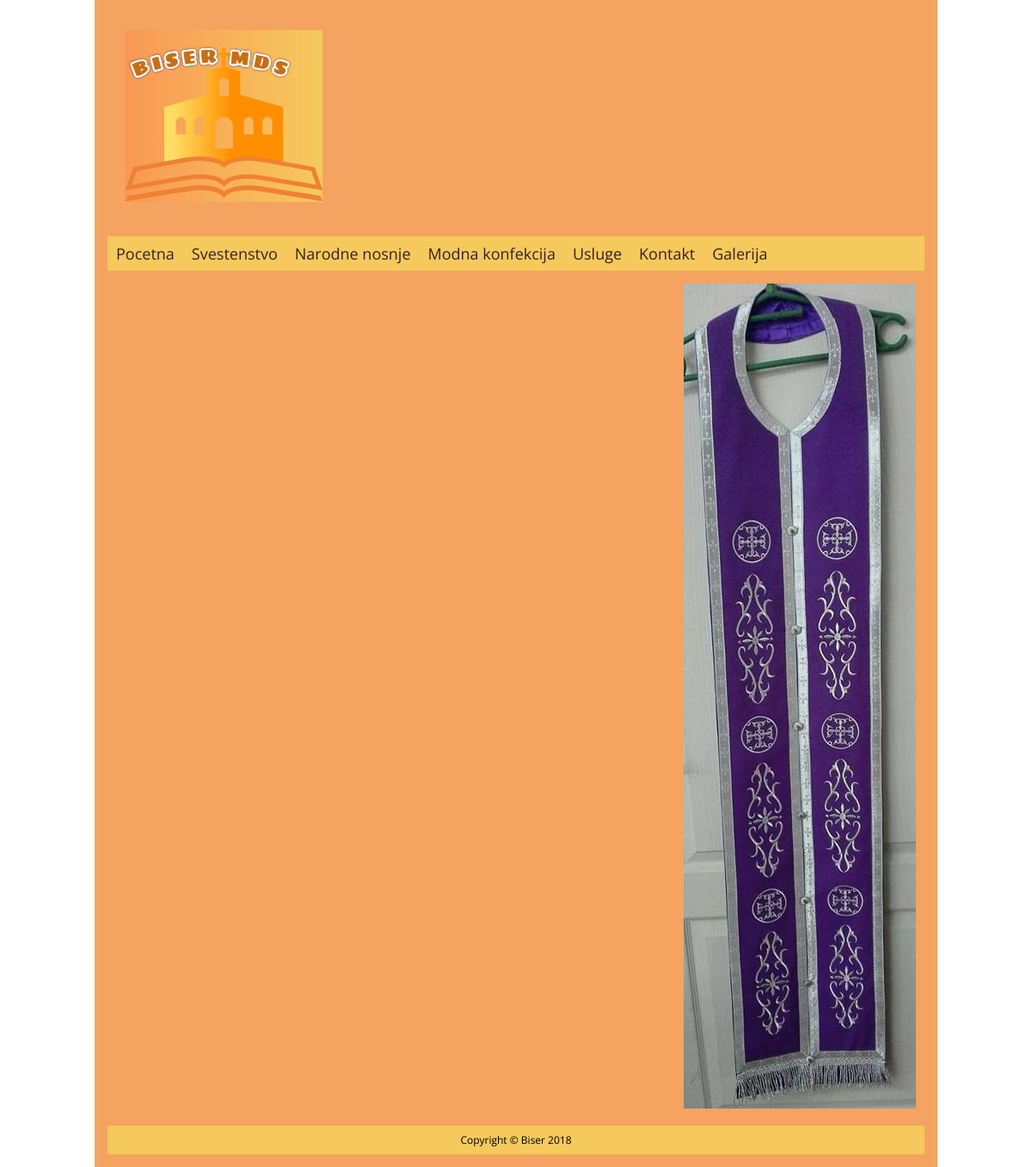
Screenshot of /kontakt.php with the database file from the repository.
### tables this page shows
CREATE TABLE IF NOT EXISTS `kategorija` (
  `id` int(2) UNSIGNED NOT NULL AUTO_INCREMENT,
  `naziv` varchar(50) NOT NULL,
  `obrisan` int(1) NOT NULL DEFAULT '0',
  PRIMARY KEY (`id`)
);

### klase/classBaza.php (called while the page is built, shortened)
<?php
class Baza{
	private $db;
	public function __construct()
	{
		$this->db=@mysqli_connect("localhost","wwwkovin_biser", "wwwkovin_wwwkovi", "", "wwwkovin_biser");
		mysqli_query($this->db, "SET NAMES UTF8");
		return $this->db;
	}
	public function izvrsiUpit($upit)
	{
		return mysqli_query($this->db, $upit);
	}
	public function procitajRed($rez)
	{
		return mysqli_fetch_object($rez);
	}
}
?>

### kontakt.php (the view, shortened to what this page needs)
<?php
require_once("klase/classBaza.php");
$db=new Baza();
?>
<!doctype html>
<html>
<head>
<link href="fa/css/font-awesome.min.css" type="text/css" rel="stylesheet">
<link href="css/style.css" type="text/css" rel="stylesheet">
</head>
<body>
<div id="wrapper">
	<div id="header">
		<div id="logo">
			<img src="slike/logo.jpg" alt="Biser">
		</div>
	</div>
	<div id="nav">
		<ul>
			<li><a href="index.php">Pocetna</a></li>
			<?php
			$upit="SELECT * FROM kategorija";
			$rez=$db->izvrsiUpit($upit);
			while($red=$db->procitajRed($rez))
			{
				echo "<li><a href='index.php?idKategorija=$red->id'>$red->naziv</a></li>";
			}
			?>
			<li><a href="usluge.php">Usluge</a></li>
			<li><a href="kontakt.php">Kontakt</a></li>
			<li><a href="katalog.php">Galerija</a></li>
		</ul>
	</div>
	<div id="sidebar">
		<div class="block">
			<img src="slike/17.jpg" alt="">
		</div>
	</div>
	<div id="footer">
		<p>Copyright &copy; Biser 2018 </p>
	</div>
</div>
</body>
</html>

### css/style.css (style rules this page uses)
html { background-image: url(../slike/pozadina.jpg); background-repeat: no-repeat; background-attachment: fixed; background-position: center top; background-size:cover; }
body { margin: 0; padding: 0; font-family: 'Open Sans', sans-serif; font-size: 18px; }
a:link, a:visited { color:#332223; text-decoration: none; }
#wrapper { width:950px; padding:15px; margin:0 auto; background-color:#F4A460; }
#header { background:#F4A460; margin-bottom:15px; padding:20px; overflow:hidden; }
#logo { float:left; position: center; }
#nav { height:40px; background:#F6C95C; margin-bottom:15px; }
#nav ul { margin: 0; padding: 0; list-style: none; }
#nav ul li { float:left; position: relative; }
#nav ul li a { padding:10px; height:20px; line-height: 20px; display: block; transition: 0.5s all ease; }
#nav ul li a:link, #nav ul li a:visited { color:#black; text-decoration: none; }
#sidebar { float:right; width:280px; margin-bottom:15px; position: relative; }
#footer { background:#F6C95C; clear:both; text-align: center; color: #black; font-size: 12px; padding: 8px; }
#footer p { margin: 0; }

### rows the page displays
kategorija: naziv "Svestenstvo"
kategorija: naziv "Narodne nosnje"
kategorija: naziv "Modna konfekcija"
